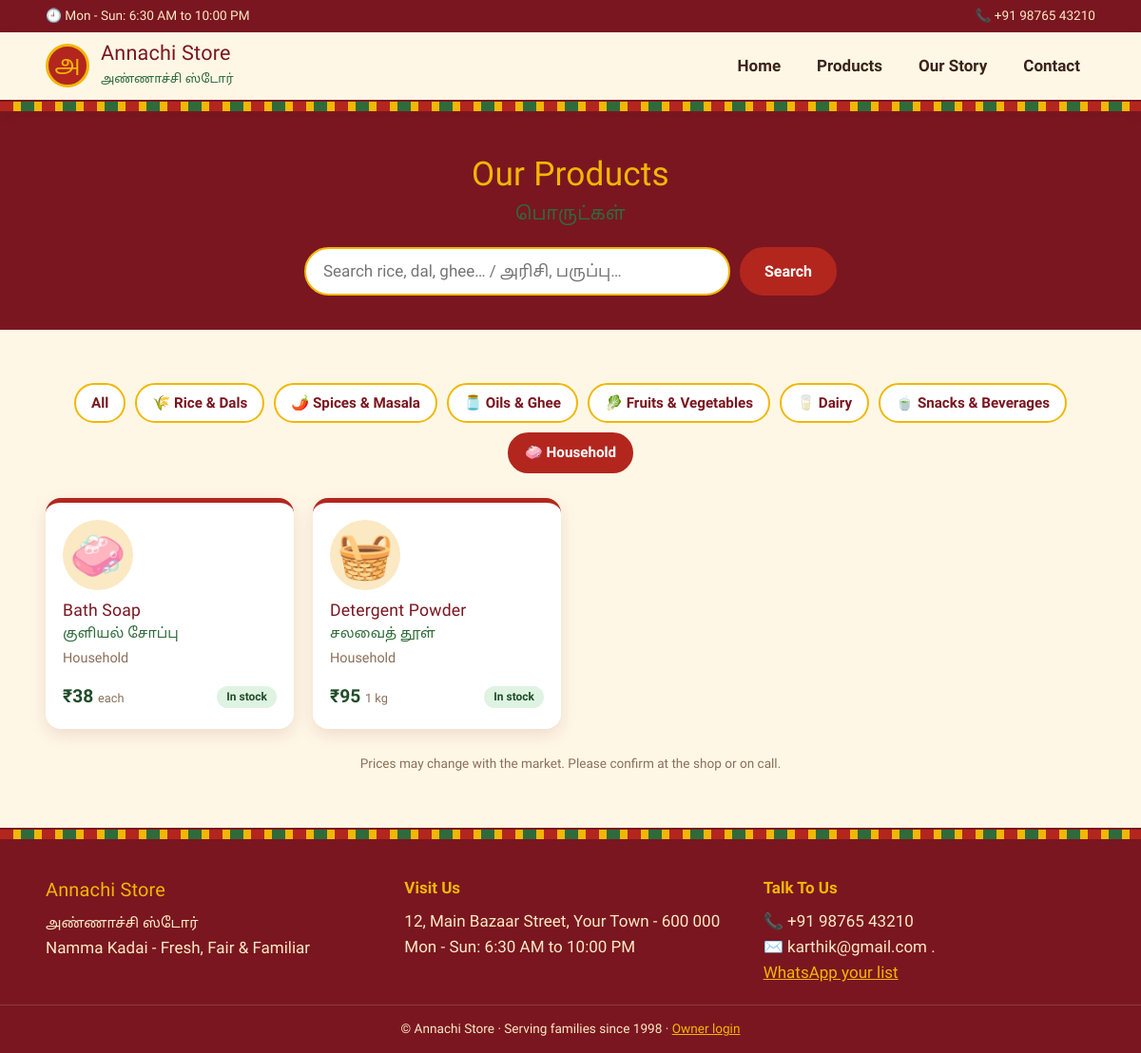
Page /products?category=Household on the committed database.
### tables this page shows
CREATE TABLE products (
            id INTEGER PRIMARY KEY AUTOINCREMENT,
            name TEXT NOT NULL,
            tamil_name TEXT DEFAULT '',
            category TEXT NOT NULL,
            price REAL NOT NULL,
            unit TEXT NOT NULL,
            emoji TEXT DEFAULT '🛒',
            featured INTEGER DEFAULT 0,
            in_stock INTEGER DEFAULT 1
        );

### app.py (the view)
@app.route("/products")
def products():
    q = request.args.get("q", "").strip()
    cat = request.args.get("category", "").strip()
    sql, args = "SELECT * FROM products WHERE 1=1", []
    if q:
        sql += " AND (name LIKE ? OR tamil_name LIKE ?)"
        args += [f"%{q}%", f"%{q}%"]
    if cat in CATEGORIES:
        sql += " AND category=?"
        args.append(cat)
    sql += " ORDER BY category, name"
    items = get_db().execute(sql, args).fetchall()
    return render_template("products.html", items=items, q=q, active=cat)

### app.py (called while the page is built)
def get_db():
    if "db" not in g:
        g.db = sqlite3.connect(DATABASE)
        g.db.row_factory = sqlite3.Row
    return g.db

@app.context_processor
def inject_globals():
    return {"store": STORE, "categories": CATEGORIES}

### templates/products.html (shortened to what this page needs)
{% extends "base.html" %}
{% block content %}
<section class="page-head">
  <div class="wrap">
    <h1>Our Products <small>பொருட்கள்</small></h1>
    <form class="search" method="get" action="{{ url_for('products') }}">
      <input type="text" name="q" value="{{ q }}" placeholder="Search rice, dal, ghee… / அரிசி, பருப்பு…">
      <button class="btn" type="submit">Search</button>
    </form>
  </div>
</section>
<section class="section">
  <div class="wrap">
    <div class="chips">
      <a class="chip {% if not active %}on{% endif %}" href="{{ url_for('products', q=q) }}">All</a>
      {% for name, icon in categories.items() %}
        <a class="chip {% if active == name %}on{% endif %}"
           href="{{ url_for('products', category=name, q=q) }}">{{ icon }} {{ name }}</a>
      {% endfor %}
    </div>
    {% if items %}
    <div class="grid">
      {% for p in items %}{% include "_card.html" %}{% endfor %}
    </div>
    {% else %}
      <p class="center muted">No products found. Try another word, or <a href="{{ url_for('contact') }}">ask us</a>.</p>
    {% endif %}
    <p class="note">Prices may change with the market. Please confirm at the shop or on call.</p>
  </div>
</section>
{% endblock %}

### templates/_card.html
<article class="card {% if not p.in_stock %}soldout{% endif %}">
  <div class="card-emoji">{{ p.emoji }}</div>
  <h3>{{ p.name }}</h3>
  {% if p.tamil_name %}<p class="tamil">{{ p.tamil_name }}</p>{% endif %}
  <p class="muted">{{ p.category }}</p>
  <div class="card-foot">
    <span class="price">₹{{ '%g' % p.price }} <small>{{ p.unit }}</small></span>
    {% if p.in_stock %}<span class="tag ok">In stock</span>{% else %}<span class="tag out">Out of stock</span>{% endif %}
  </div>
</article>

### static/css/style.css (style rules this page uses)
:root { --turmeric:#f2b705; --turmeric-d:#d99a00; --kumkum:#b3261e; --maroon:#7a1620; --leaf:#2f6b3a; --leaf-d:#214d2a; --cream:#fff7e6; --sand:#fbe9c4; --ink:#3a2418; --muted:#8a6f5a; --radius:16px; --shadow:0 6px 18px rgba(122,22,32,.12); }
* { box-sizing:border-box;margin:0;padding:0 }
html { scroll-behavior:smooth }
body { font-family:'Mukta','Noto Sans Tamil',system-ui,sans-serif;background:var(--cream);color:var(--ink);line-height:1.6;font-size:17px }
a { color:var(--kumkum);text-decoration:none }
h1,h2,h3,.brand strong { font-family:'Yatra One','Noto Sans Tamil',Georgia,serif;font-weight:400;letter-spacing:.2px }
.wrap { width:min(1120px,92%);margin:0 auto }
.tamil { font-family:'Noto Sans Tamil',sans-serif;color:var(--leaf);font-size:.92rem }
.muted { color:var(--muted);font-size:.9rem }
.btn { display:inline-block;background:var(--kumkum);color:#fff;border:2px solid var(--kumkum);padding:10px 24px;border-radius:999px;font:600 1rem 'Mukta',sans-serif;cursor:pointer;transition:.2s }
.section { padding:56px 0 }
.title small,.page-head h1 small { font-family:'Noto Sans Tamil',sans-serif;font-size:.55em;color:var(--leaf);display:block }
.page-head { background:var(--maroon);color:var(--sand);padding:36px 0;text-align:center }
.page-head h1 { font-size:2.2rem;color:var(--turmeric) }
.page-head small { color:var(--sand) }
.grid { display:grid;grid-template-columns:repeat(auto-fill,minmax(220px,1fr));gap:20px }
.card { background:#fff;border-radius:var(--radius);padding:18px;box-shadow:var(--shadow);border-top:5px solid var(--kumkum);display:flex;flex-direction:column;gap:2px;transition:.2s }
.card-emoji { font-size:3rem;background:var(--sand);width:74px;height:74px;display:grid;place-items:center;border-radius:50%;margin-bottom:8px }
.card h3 { font-size:1.1rem;color:var(--maroon);line-height:1.3 }
.card-foot { margin-top:auto;padding-top:12px;display:flex;justify-content:space-between;align-items:center;gap:6px;flex-wrap:wrap }
.price { font-weight:700;font-size:1.2rem;color:var(--leaf-d) }
.price small { font-weight:400;color:var(--muted);font-size:.8rem }
.tag { font-size:.75rem;padding:2px 10px;border-radius:999px;font-weight:600 }
.tag.ok { background:#dff3e2;color:var(--leaf-d) }
.search { display:flex;gap:10px;max-width:560px;margin:18px auto 0 }
.search input { flex:1;padding:10px 18px;border-radius:999px;border:2px solid var(--turmeric);font:inherit }
.chips { display:flex;gap:10px;flex-wrap:wrap;margin-bottom:26px;justify-content:center }
.chip { padding:7px 16px;border-radius:999px;background:#fff;border:2px solid var(--turmeric);color:var(--maroon);font-weight:600;font-size:.95rem }
.chip.on,.chip:hover { background:var(--kumkum);border-color:var(--kumkum);color:#fff }
.note { text-align:center;color:var(--muted);font-size:.85rem;margin-top:26px }

### rows in the picture
products: emoji "🧼", category "Household", name "Bath Soap", tamil_name "குளியல் சோப்பு", price "38", unit "each", in_stock "In stock"
products: emoji "🧺", name "Detergent Powder", tamil_name "சலவைத் தூள்", category "Household", price "95", unit "1 kg", in_stock "In stock"

### other values in the picture
{{ store.hours }} "Mon - Sun: 6:30 AM to 10:00 PM"
{{ store.phone }} "+91 98765 43210"
{{ store.name }} "Annachi Store"
{{ store.tamil_name }} "அண்ணாச்சி ஸ்டோர்"
{{ icon }} "🌾" "🌶️" "🫙" "🥬" "🥛" "🍵"
{{ name }} "Rice & Dals" "Spices & Masala" "Oils & Ghee" "Fruits & Vegetables" "Dairy" "Snacks & Beverages"
{{ store.tagline }} "Namma Kadai - Fresh, Fair & Familiar"
{{ store.address }} "12, Main Bazaar Street, Your Town - 600 000"
{{ store.email }} "karthik@gmail.com ."
{{ store.year_started }} "1998"
